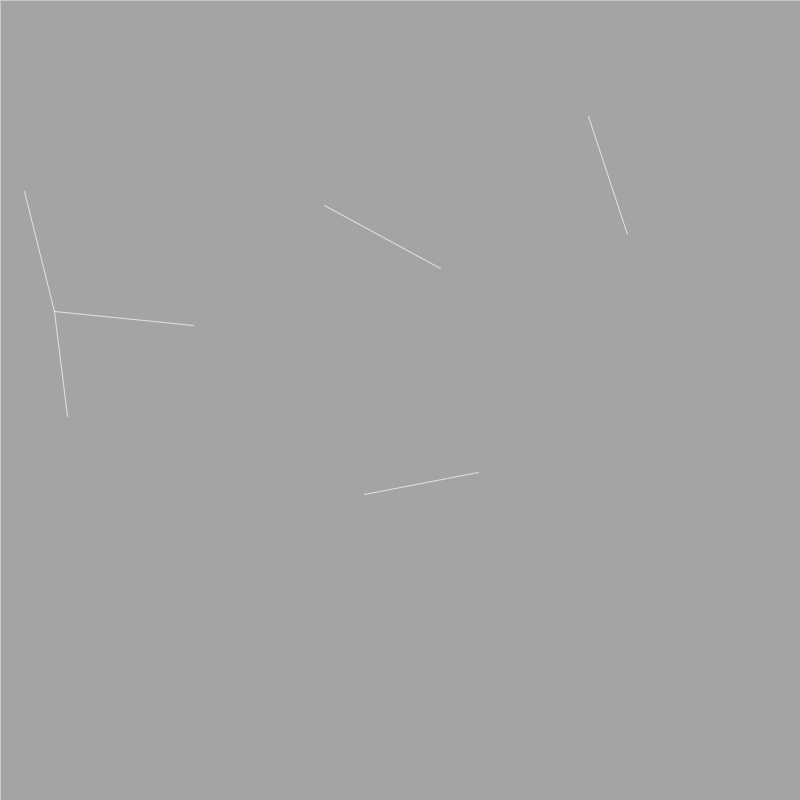
Frame 1 (no input)
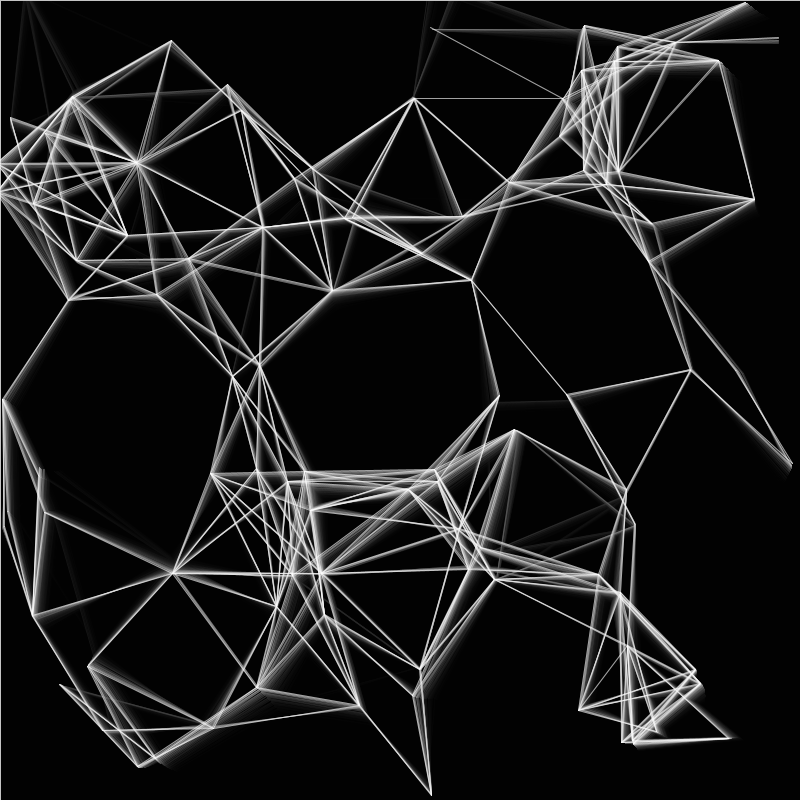
Frame 60 (the mouse pressed at the canvas centre just before this capture)
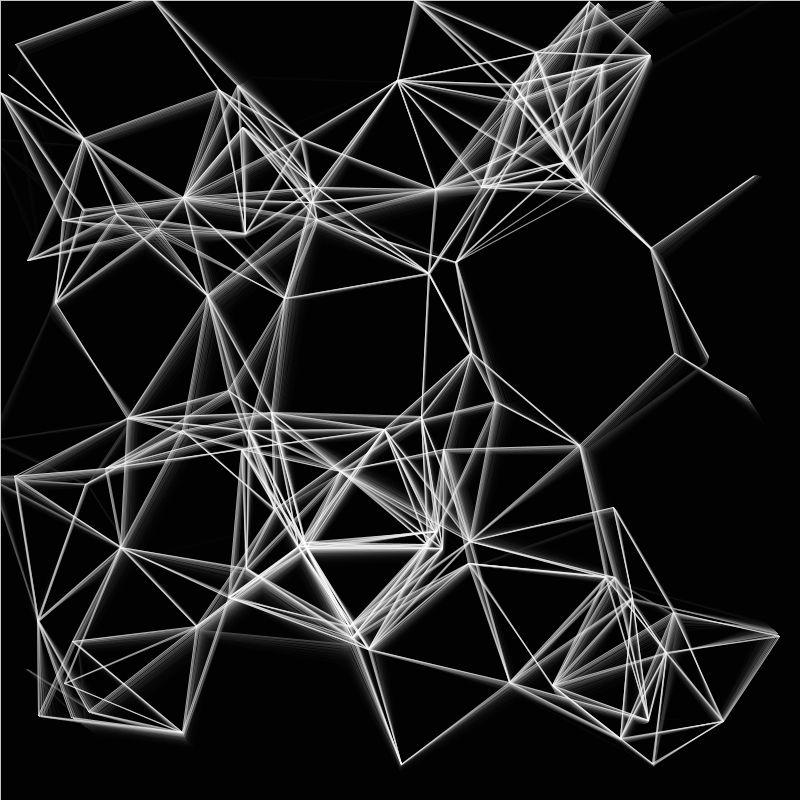
Frame 120 (the mouse held since frame 60 and released just before this capture)

The Processing sketch that drew these frames (run headless with seeded random() and noise(); from frame 60 on, the mouse is pressed at the canvas centre):

// Processing sketch: s04_noise_lines
// ── s04_noise_lines.pde
import java.util.*;

int MAX_UNITS = width;

List<Unit> units;

void setup() {
  size(800, 800);
  strokeWeight(1);
  stroke(255,100);
  noFill();

  units = new ArrayList<Unit>();

  //for (int i=0; i<MAX_UNITS; i++) {
  //  units.add(new Unit());
  //}
  
  frameRate(30);
}

void draw() {
  fill(0,50);
  rect(0,0,width,height);
  
  update();

  render();
}

void update() {
  Iterator<Unit> it = units.iterator();
  
  while(it.hasNext()) {
    Unit u = it.next();
    if (u.update()) {
      it.remove();
    }
  }
  
  while(units.size()<MAX_UNITS && random(1)<0.8)
    units.add(new Unit());
  
  for (Unit up : units) {
    up.update();
  }
}

void render() {
  for (Unit u1 : units) {
    for (Unit u2 : units) {
      float d = dist(u1.pos.x,u1.pos.y,u2.pos.x,u2.pos.y); 
      if (d>80 && d<150) {
        line(u1.pos.x,u1.pos.y,u2.pos.x,u2.pos.y);
      }
    }
  }
}
// ── Unit.pde
class Unit {
  PVector pos;
  PVector speed;
  float xoff, yoff;
  
  Unit() {
    pos = new PVector(random(0,width), random(0,height));
    speed = new PVector (0,random(1)+0.5);
    xoff = random(10);
    yoff = random(10);
  }
  
  public boolean update() {
    //pos = pos.add(speed);
    pos.x += noise(xoff)*2-1;
    pos.y += noise(yoff)*2-1;
    
    xoff += 0.01;
    yoff += 0.01;
    return (pos.y > height+10 || pos.y < -10 || pos.x < -10 || pos.x> width+10);
  }
  
  
  public void render() {
    point(pos.x, pos.y);
  }
  
}
